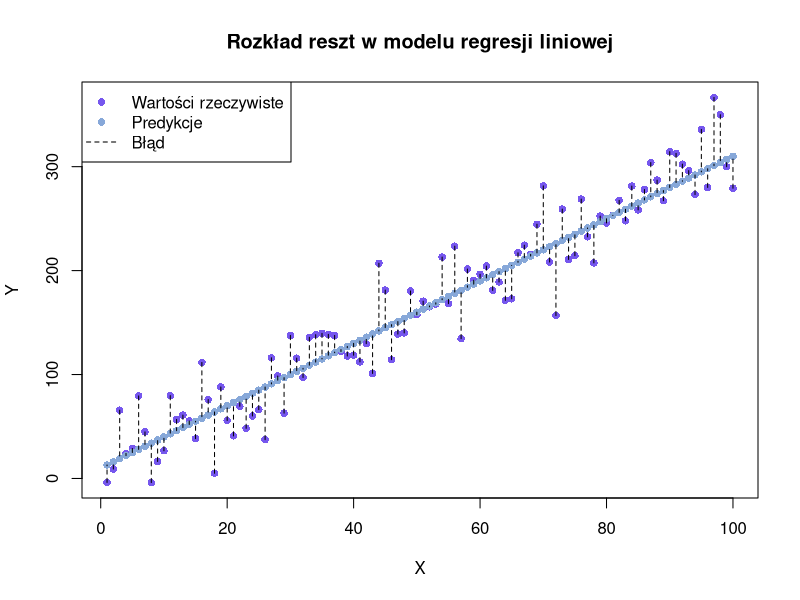
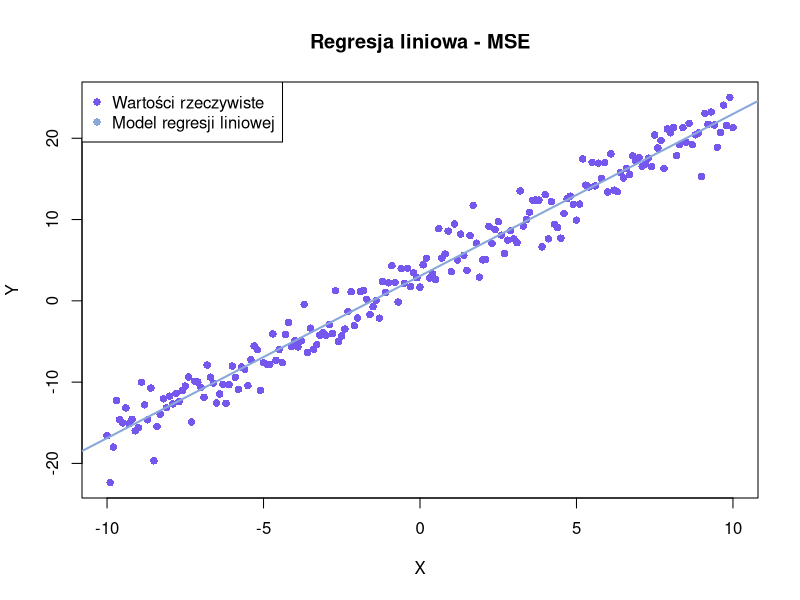
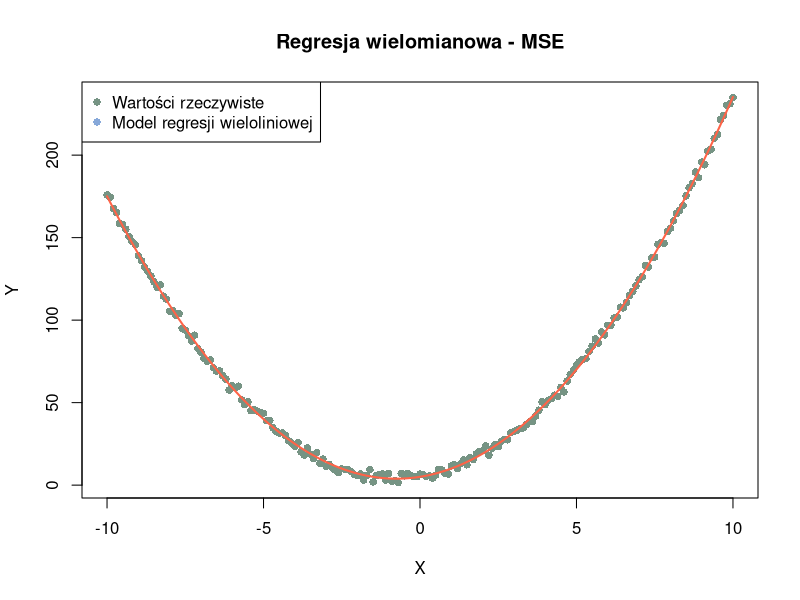
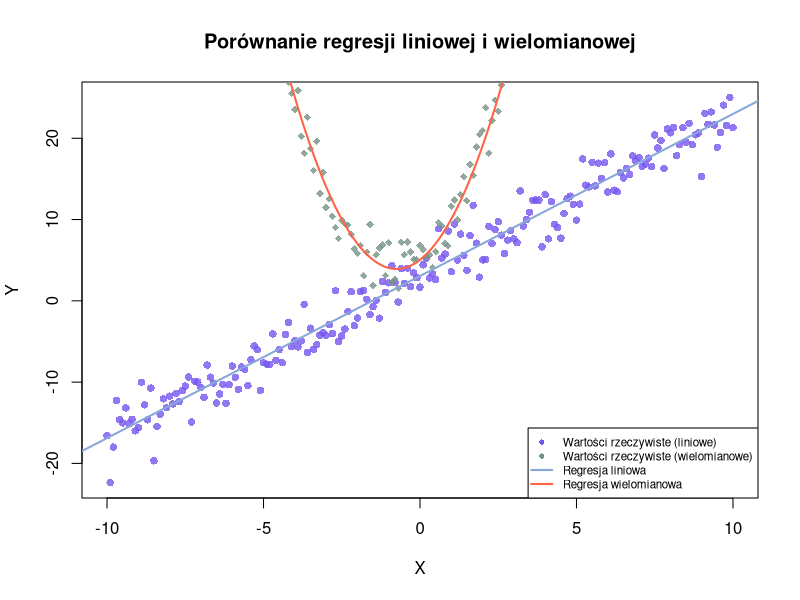
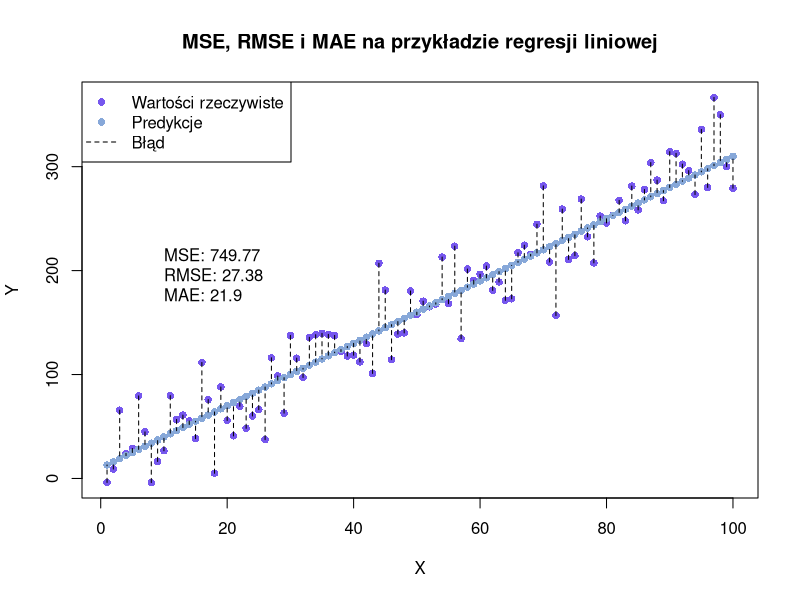

Source code (R) for these figures, in order:
#Przykładowe dane
set.seed(123)
x1 <- 1:100
y <- 3*x1 + 10 + rnorm(100, mean=0, sd=30) #Wartości rzeczywiste
y_pred <- 3*x1 + 10 #Predykcje (bez błędu)

#MSE
mse <- mean((y - y_pred)^2)
print(paste("MSE:", mse))

#Wizualizacja
plot(x1, y, col="#7657EE", pch=16, main="Rozkład reszt w modelu regresji liniowej", xlab="X", ylab="Y")
points(x1, y_pred, col="#87A8D9", pch=16)

#Rysowanie błędów
for(i in 1:length(x1)) 
{
  lines(c(x1[i], x1[i]), c(y[i], y_pred[i]), col="black", lty=2) #Linie błędu
}

legend("topleft", legend=c("Wartości rzeczywiste", "Predykcje", "Błąd"), 
       col=c("#7657EE", "#87A8D9", "black"), 
       pch=c(16, 16, NA),
       lty=c(NA, NA, 2))

#---------------------------------------------------
#Przykładowe dane
set.seed(48)
x <- seq(-10, 10, by=0.1)

#Regresja liniowa
y1 <- 2 * x + 3 + rnorm(length(x), mean = 0, sd = 2) #Wartości rzeczywiste
y_pred1 <- 2 * x + 3 #Predykcje

#Regresja liniowa
lm_model <- lm(y1 ~ x)

#Predykcje z modelu liniowego
lm_predict <- predict(lm_model)

#MSE dla regresji liniowej
mse1 <- mean((y1 - lm_predict)^2)
print(paste("MSE dla regresji liniowej:", mse1))

#Wizualizacja
plot(x, y1, col="#7657EE", pch=16, main="Regresja liniowa - MSE", xlab="X", ylab="Y")
abline(lm_model, col="#87A8D9", lwd=2) #Prosta regresji
legend("topleft", legend=c("Wartości rzeczywiste", "Model regresji liniowej"), col=c("#7657EE", "#87A8D9"), pch=16)

#---------------------

#Regresja wielomianowa (stopień 2)
y2 <- 2 * x^2 + 3 * x + 5 + rnorm(length(x), mean = 0, sd = 2)  # #Wartości rzeczywiste
y_pred2 <- 2 * x^2 + 3 * x + 5 #Predykcje
#y2 <- 2 * x + 3 + rnorm(length(x), mean = 0, sd = 2) #Wartości rzeczywiste
#y_pred2 <- 2 * x + 3 #Predykcje

poly_model <- lm(y2 ~ poly(x, 2))  # Użycie funkcji poly() do stopnia 2

#Predykcje z modelu wielomianowego
poly_predict <- predict(poly_model)

#MSE dla regresji wielomianowej
mse2 <- mean((y2 - poly_predict)^2)
print(paste("MSE dla regresji wielomianowej:", mse2))

plot(x, y2, col="#769484", pch=16, main="Regresja wielomianowa - MSE", xlab="X", ylab="Y")
lines(x, poly_predict, col="#FF6347", lwd=2)
legend("topleft", legend=c("Wartości rzeczywiste", "Model regresji wieloliniowej"), col=c("#769484", "#87A8D9"), pch=16)


#------------------------
#Porównanie
plot(x, y1, col=rgb(118/255, 87/255, 238/255, alpha=0.8), pch=16, main="Porównanie regresji liniowej i wielomianowej", xlab="X", ylab="Y")
points(x, y2, col=rgb(118/255, 148/255, 132/255, alpha=0.8), pch=18)
abline(lm_model, col="#87A8D9", lwd=2) 
lines(x, poly_predict, col="#FF6347", lwd=2)  #Krzywa regresji wielomianowej
legend("bottomright", legend=c("Wartości rzeczywiste (liniowe)","Wartości rzeczywiste (wielomianowe)", "Regresja liniowa", "Regresja wielomianowa"),
       col=c("#7657EE","#769484", "#87A8D9", "#FF6347"), pch=c(16, 16, NA, NA), lty=c(NA, NA, 1, 1), lwd=c(NA, NA, 2, 2), cex=0.7) 

#---------------------------------------
#RMSE i MAE
#metryki
mse <- mean((y - y_pred)^2)
rmse <- sqrt(mse)
mae <- mean(abs(y - y_pred)) 

cat("MSE:", mse, "\nRMSE:", rmse, "\nMAE:", mae, "\n")

#Wizualizacja
plot(x1, y, col="#7657EE", pch=16, main="MSE, RMSE i MAE na przykładzie regresji liniowej", xlab="X", ylab="Y")
points(x1, y_pred, col="#87A8D9", pch=16)

#Rysowanie błędów
for(i in 1:length(x)) 
{
  lines(c(x1[i], x1[i]), c(y[i], y_pred[i]), col="black", lty=2) # Linie błędu
}

legend("topleft", legend=c("Wartości rzeczywiste", "Predykcje", "Błąd"), 
       col=c("#7657EE", "#87A8D9", "black"), 
       pch=c(16, 16, NA),
       lty=c(NA, NA, 2))

#Tekst na wykresie
text(x = 10, y = min(y)+200 , 
     labels = paste("MSE:", round(mse, 2), 
                    "\nRMSE:", round(rmse, 2), 
                    "\nMAE:", round(mae, 2)), 
     adj = 0, col = "black")


